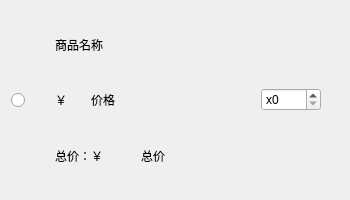
<?xml version="1.0" encoding="UTF-8"?>
<ui version="4.0">
 <class>ChartItem</class>
 <widget class="QWidget" name="ChartItem">
  <property name="geometry">
   <rect>
    <x>0</x>
    <y>0</y>
    <width>350</width>
    <height>200</height>
   </rect>
  </property>
  <property name="sizePolicy">
   <sizepolicy hsizetype="Preferred" vsizetype="Fixed">
    <horstretch>0</horstretch>
    <verstretch>0</verstretch>
   </sizepolicy>
  </property>
  <property name="windowTitle">
   <string>Form</string>
  </property>
  <layout class="QHBoxLayout" name="horizontalLayout_5">
   <item>
    <widget class="QRadioButton" name="radioButton">
     <property name="maximumSize">
      <size>
       <width>20</width>
       <height>20</height>
      </size>
     </property>
     <property name="text">
      <string/>
     </property>
    </widget>
   </item>
   <item>
    <widget class="QWidget" name="widget" native="true">
     <layout class="QVBoxLayout" name="verticalLayout">
      <item>
       <widget class="QWidget" name="widget_3" native="true">
        <layout class="QHBoxLayout" name="horizontalLayout_2">
         <item>
          <widget class="QLabel" name="label_name">
           <property name="text">
            <string>商品名称</string>
           </property>
          </widget>
         </item>
        </layout>
       </widget>
      </item>
      <item>
       <widget class="QWidget" name="widget_4" native="true">
        <layout class="QHBoxLayout" name="horizontalLayout_3">
         <item>
          <widget class="QLabel" name="label">
           <property name="maximumSize">
            <size>
             <width>30</width>
             <height>16777215</height>
            </size>
           </property>
           <property name="text">
            <string>￥</string>
           </property>
           <property name="alignment">
            <set>Qt::AlignLeading|Qt::AlignLeft|Qt::AlignVCenter</set>
           </property>
          </widget>
         </item>
         <item>
          <widget class="QLabel" name="label_price">
           <property name="text">
            <string>价格</string>
           </property>
          </widget>
         </item>
         <item>
          <widget class="QSpinBox" name="spinBox">
           <property name="maximumSize">
            <size>
             <width>60</width>
             <height>16777215</height>
            </size>
           </property>
           <property name="prefix">
            <string>x</string>
           </property>
          </widget>
         </item>
        </layout>
       </widget>
      </item>
      <item>
       <widget class="QWidget" name="widget_5" native="true">
        <layout class="QHBoxLayout" name="horizontalLayout_4">
         <item>
          <widget class="QLabel" name="label_2">
           <property name="maximumSize">
            <size>
             <width>80</width>
             <height>16777215</height>
            </size>
           </property>
           <property name="text">
            <string>总价：￥</string>
           </property>
          </widget>
         </item>
         <item>
          <widget class="QLabel" name="label_total">
           <property name="text">
            <string>总价</string>
           </property>
          </widget>
         </item>
        </layout>
       </widget>
      </item>
     </layout>
    </widget>
   </item>
  </layout>
 </widget>
 <resources/>
 <connections/>
</ui>
